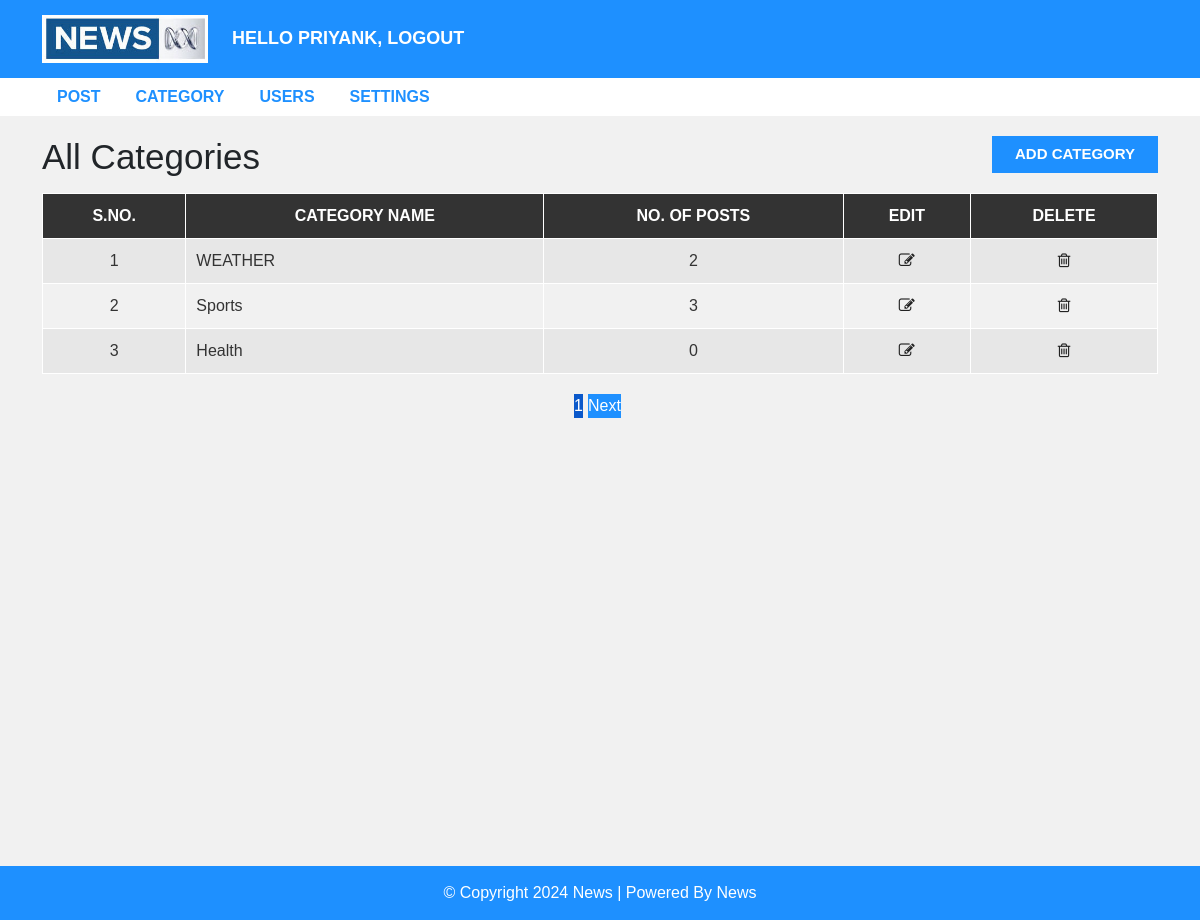
Screenshot of /admin/category.php (signed in) with the database file from the repository.
### tables this page shows
CREATE TABLE IF NOT EXISTS `category` (
  `category_id` int(11) NOT NULL AUTO_INCREMENT,
  `category_name` varchar(100) NOT NULL,
  `post` int(11) NOT NULL DEFAULT '0',
  PRIMARY KEY (`category_id`)
);

### admin/category.php (the view, shortened to what this page needs)
<?php include "header.php"; ?>
<div id="admin-content">
    <div class="container">
        <div class="row">
            <div class="col-md-10">
                <h1 class="admin-heading">All Categories</h1>
            </div>
            <div class="col-md-2">
                <a class="add-new" href="add-category.php">add category</a>
            </div>
            <div class="col-md-12">
              <?php
                include 'config.php';
                  $limit = 3;
                  if(isset($_GET["page"])){
                      $page = $_GET["page"];
                  }
                  else{
                      $page = 1;
                  };
                  $offset = ($page-1)* $limit;
              $sql = "SELECT * FROM  category ORDER BY category_id DESC Limit $offset,$limit";
              $result = mysqli_query($conn, $sql);
              if (mysqli_num_rows($result) > 0) {
                  $table = '<table class="content-table">';
                  $table .= '<thead>
                                  <th>S.No.</th>
                                  <th>Category Name</th>
                                  <th>No. of Posts</th>
                                  <th>Edit</th>
                                  <th>Delete</th>
                              </thead>
                              <tbody>';
                    $serial = $offset + 1;
                  while($row = mysqli_fetch_assoc($result)) {
                    $table .= "<tr>
                            <td class='id'>{$serial}</td>
                            <td>{$row["category_name"]}</td>
                            <td>{$row["post"]}</td>
                            <td class='edit'><a href='update-category.php?id={$row['category_id']}' ><i class='fa fa-edit'></i></a></td>
                            <td class='delete'><a href='delete-category.php?id={$row['category_id']}'><i class='fa fa-trash-o'></i></a></td>
                        </tr>";
                        $serial++;
                  }
                  $table .= '</tbody></table>';
                  echo $table;
              } else {
                  echo "<h3>No Results Found.</h3>";
              }
              $sql1 = "SELECT COUNT(category_id) FROM category";
              $result_1 = mysqli_query($conn,$sql1);
              $row_db = mysqli_fetch_row($result_1);
              $total_record = $row_db[0];
              $total_page = ( $total_record / $limit);
              echo  "<ul class='pagination admin-pagination'>";
                  if($total_record > $limit){
                      for ($i=1; $i<=$total_page ; $i++) {
                          if($i == $page){
                              $cls ='btn-primary active';
                          }else{
                              $cls ='btn-primary';
                          }
                          echo"<li><a href='category.php?page=".$i."' class='{$cls}'>$i</a></li>";
                      }
                  }
                  if($total_page>$page){
                      echo"<li> <a href='category.php?page=".($page+1)."'>Next</a></li>";
                  }
              echo "</ul>";
              ?>
            </div>
        </div>
    </div>
</div>
<?php include "footer.php"; ?>

### admin/css/css/style.css (style rules this page uses)
body { background: #f1f1f1; font-family: sans-serif,arial,Helvetica; }
a, a:hover, a:focus { text-decoration: none; outline: none; }
ul { margin:0; padding:0; list-style:none; }
#admin-content { padding: 20px 0; min-height: 750px; }
#admin-content .admin-heading { font-size: 35px; margin: 0 0 15px; }
#admin-content .add-new { color: #fff; background-color: #1E90FF; font-size: 15px; font-weight: 600; text-align: center; text-transform: uppercase; padding: 7px 10px; display: block; transition: all 0.3s; }
#admin-content .content-table { border: 1px solid #000; width: 100%; margin: 0 0 20px; }
#admin-content .content-table thead { color: #fff; background-color: #333; }
#admin-content .content-table th { padding: 10px; border: 1px solid #fff; font-weight: 600; text-align: center; text-transform: uppercase; }
#admin-content .content-table tbody { color: #333; }
#admin-content .content-table tbody tr { background-color: #e7e7e7; }
#admin-content .content-table tbody tr:nth-child(even) { background-color: transparent; }
#admin-content .content-table tbody td { padding: 10px; border: 1px solid #fff; text-align: center; }
#admin-content .content-table tbody td:nth-child(2) { text-align: left; }
#admin-content .admin-pagination { margin: 0; }
#admin-content .admin-pagination li a { display: block; }
.id, .edit, .delete { text-align:center; }
.pagination { display: block; text-align: center; margin: 0; }
.pagination li { display:inline-block; margin: 0 5px 0 0; }
.pagination li a { border: none; background: #1e90ff; color: #fff; }
i.fa { color:#222; }

### rows the page displays
category: category_name "WEATHER", post "2"
category: category_name "Sports", post "3"
category: category_name "Health", post "0"

### other values shown
$_SESSION["username"] "PRIYANK"
